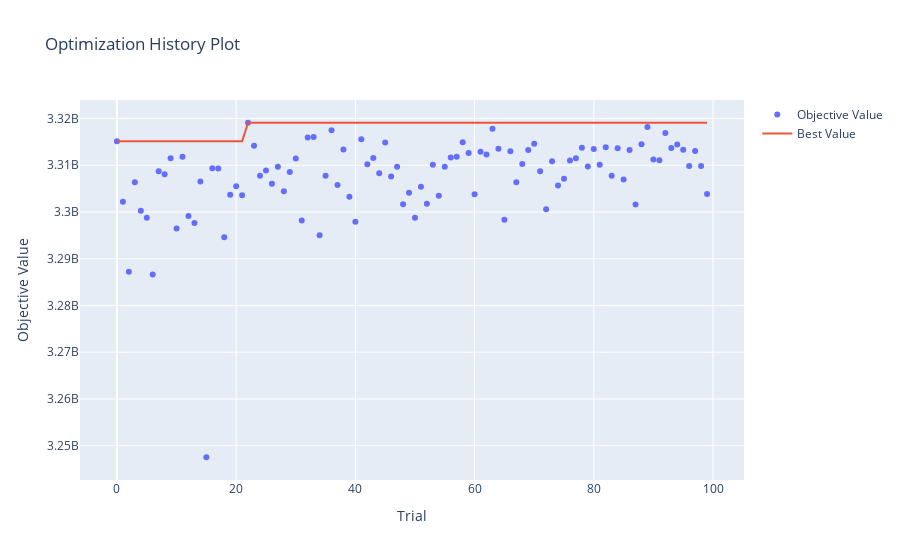

Here is the notebook cell this chart was saved with:
### Markdown cell above
Analizamos los resultados as usual

### Code cell
optuna.visualization.plot_optimization_history(study)
